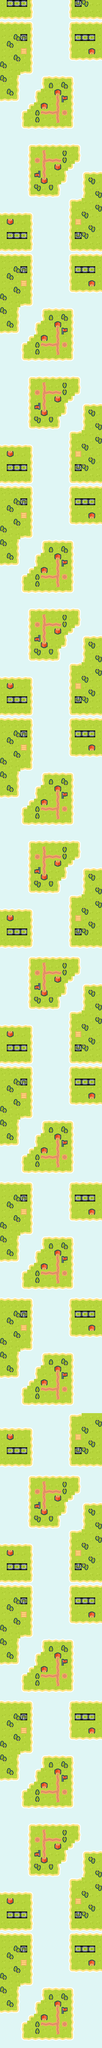

This game map was drawn from its Tiled (.tmx) file and the tilesets committed beside it. A one-line description and the trimmed map source follow:
An orthogonal 15x300 tile map with 16x16 px tiles, 1 tile layer (Tile Layer 1).

<map version="1.5" tiledversion="1.7.2" orientation="orthogonal" renderorder="right-down" width="15" height="300" tilewidth="16" tileheight="16" infinite="0" nextlayerid="3" nextobjectid="1">
 <tileset firstgid="1" name="tiles_packed" tilewidth="16" tileheight="16" tilecount="120" columns="12">
  <image source="tiles_packed.png" width="192" height="160" />
 </tileset>
 <layer id="1" name="Tile Layer 1" width="15" height="300">
  <data>[4500 cells, 4500 non-empty, 21 distinct tile ids]</data>
 </layer>
 <objectgroup id="2" name="对象层 1" />
</map>
